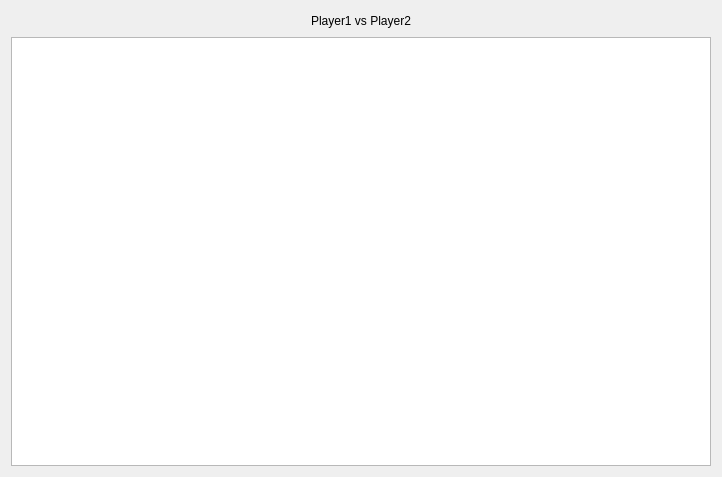
<?xml version="1.0" encoding="UTF-8"?>
<ui version="4.0">
 <class>GameWidget</class>
 <widget class="QWidget" name="GameWidget">
  <property name="geometry">
   <rect>
    <x>0</x>
    <y>0</y>
    <width>722</width>
    <height>477</height>
   </rect>
  </property>
  <property name="windowTitle">
   <string>Form</string>
  </property>
  <layout class="QVBoxLayout" name="verticalLayout">
   <item>
    <layout class="QHBoxLayout" name="horizontalLayout">
     <item>
      <spacer name="horizontalSpacer">
       <property name="orientation">
        <enum>Qt::Horizontal</enum>
       </property>
       <property name="sizeHint" stdset="0">
        <size>
         <width>40</width>
         <height>20</height>
        </size>
       </property>
      </spacer>
     </item>
     <item>
      <widget class="QLabel" name="matchupLabel">
       <property name="text">
        <string>Player1 vs Player2</string>
       </property>
      </widget>
     </item>
     <item>
      <spacer name="horizontalSpacer_2">
       <property name="orientation">
        <enum>Qt::Horizontal</enum>
       </property>
       <property name="sizeHint" stdset="0">
        <size>
         <width>40</width>
         <height>20</height>
        </size>
       </property>
      </spacer>
     </item>
    </layout>
   </item>
   <item>
    <widget class="QGraphicsView" name="graphicsView"/>
   </item>
  </layout>
 </widget>
 <resources/>
 <connections/>
</ui>
